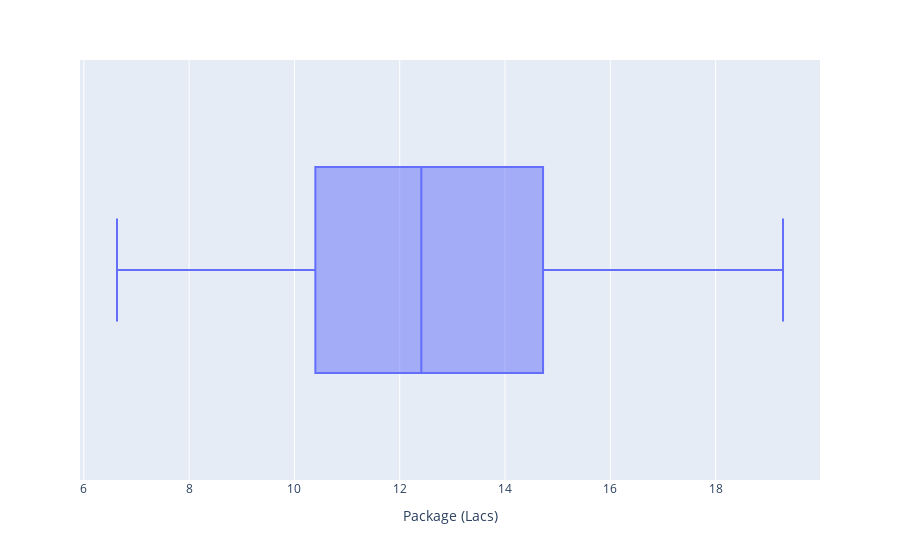

The cell this chart's notebook holds for it:
### Code cell
px.box(df, 'Package (Lacs)')

### Figure 1 — Plotly figure (JSON) as saved in the notebook; plotly's stock layout.template omitted (floating-point values rounded to 4 significant figures; data arrays with more than 128 entries replaced by an {"elided": "..."} marker saying what was removed)
{"data": [{"alignmentgroup": "True", "hovertemplate": "Package (Lacs)=%{x}<extra></extra>", "legendgroup": "", "marker": {"color": "#636efa"}, "name": "", "notched": false, "offsetgroup": "", "orientation": "h", "showlegend": false, "type": "box", "x": {"elided": "997 float values"}, "x0": " ", "xaxis": "x", "y0": " ", "yaxis": "y"}], "layout": {"boxmode": "group", "legend": {"tracegroupgap": 0}, "margin": {"t": 60}, "xaxis": {"anchor": "y", "domain": [0, 1], "title": {"text": "Package (Lacs)"}}, "yaxis": {"anchor": "x", "domain": [0, 1]}}}
